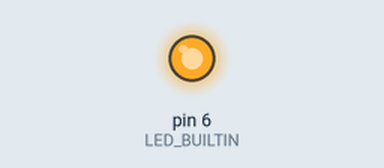
This sketch was run on a simulated Arduino Uno, built with avr-gcc and run on an emulated ATmega328P. On the bench: output pins drawn as LEDs (lit = HIGH).

Above: at 1.5 s.
At 4.5 s:
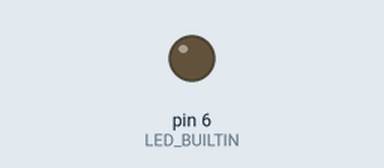
Timing chart, 0 to 7.8 s (numbered marks = the images above):
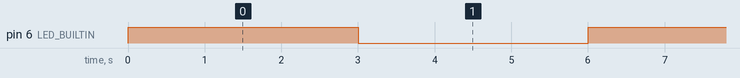

Measured:
- by itself, pin 6 (LED_BUILTIN): alternates HIGH for 3.0 s and LOW for 3.0 s

The sketch:

sketch_apr29a.ino
```cpp
/*
Unit Electronics 2022
Blink
Turns Builtin LED (L3) on for one second, then off for one second, repeatedly.
*/
#define LED_BUILTIN 6

// the setup function runs once when you press reset or power the board
void setup() {
  // initialize digital pin LED_BUILTIN as an output.
  pinMode(LED_BUILTIN, OUTPUT);
}

// the loop function runs over and over again forever
void loop() {
  digitalWrite(LED_BUILTIN, HIGH);   // turn the LED on (HIGH is the voltage level)
  delay(3000);                       // wait for a second
  digitalWrite(LED_BUILTIN, LOW);    // turn the LED off by making the voltage LOW
  delay(3000);                       // wait for a second
}
```
